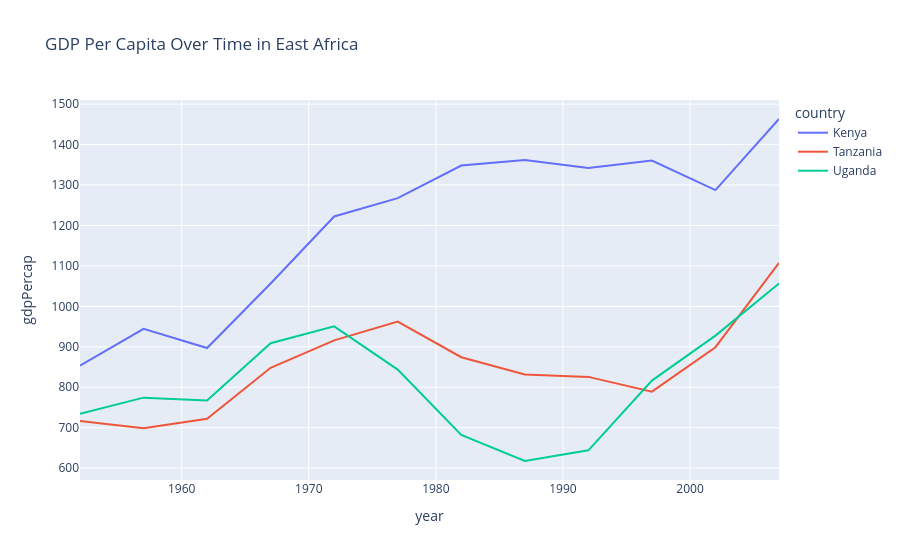

Here is the notebook cell this chart was saved with:
### Code cell
df_east_africa = df[df['country'].isin(['Kenya', 'Uganda', 'Tanzania'])]
fig  = px.line(df_east_africa, x='year', y='gdpPercap', color='country',
                 title='GDP Per Capita Over Time in East Africa')
fig.show()

### Figure 1 — Plotly figure (JSON) as saved in the notebook; plotly's stock layout.template omitted (floating-point values rounded to 4 significant figures)
{"data": [{"hovertemplate": "country=Kenya<br>year=%{x}<br>gdpPercap=%{y}<extra></extra>", "legendgroup": "Kenya", "line": {"color": "#636efa", "dash": "solid"}, "marker": {"symbol": "circle"}, "mode": "lines", "name": "Kenya", "orientation": "v", "showlegend": true, "type": "scatter", "x": [1952, 1957, 1962, 1967, 1972, 1977, 1982, 1987, 1992, 1997, 2002, 2007], "xaxis": "x", "y": [853.5, 944.4, 897.0, 1057.0, 1222.0, 1268.0, 1348.0, 1362.0, 1342.0, 1360.0, 1288.0, 1463.0], "yaxis": "y"}, {"hovertemplate": "country=Tanzania<br>year=%{x}<br>gdpPercap=%{y}<extra></extra>", "legendgroup": "Tanzania", "line": {"color": "#EF553B", "dash": "solid"}, "marker": {"symbol": "circle"}, "mode": "lines", "name": "Tanzania", "orientation": "v", "showlegend": true, "type": "scatter", "x": [1952, 1957, 1962, 1967, 1972, 1977, 1982, 1987, 1992, 1997, 2002, 2007], "xaxis": "x", "y": [716.7, 698.5, 722.0, 848.2, 916.0, 962.5, 874.2, 831.8, 825.7, 789.2, 899.1, 1107.0], "yaxis": "y"}, {"hovertemplate": "country=Uganda<br>year=%{x}<br>gdpPercap=%{y}<extra></extra>", "legendgroup": "Uganda", "line": {"color": "#00cc96", "dash": "solid"}, "marker": {"symbol": "circle"}, "mode": "lines", "name": "Uganda", "orientation": "v", "showlegend": true, "type": "scatter", "x": [1952, 1957, 1962, 1967, 1972, 1977, 1982, 1987, 1992, 1997, 2002, 2007], "xaxis": "x", "y": [734.8, 774.4, 767.3, 908.9, 950.7, 843.7, 682.3, 617.7, 644.2, 816.6, 927.7, 1056.0], "yaxis": "y"}], "layout": {"legend": {"title": {"text": "country"}, "tracegroupgap": 0}, "title": {"text": "GDP Per Capita Over Time in East Africa"}, "xaxis": {"anchor": "y", "domain": [0, 1], "title": {"text": "year"}}, "yaxis": {"anchor": "x", "domain": [0, 1], "title": {"text": "gdpPercap"}}}}
